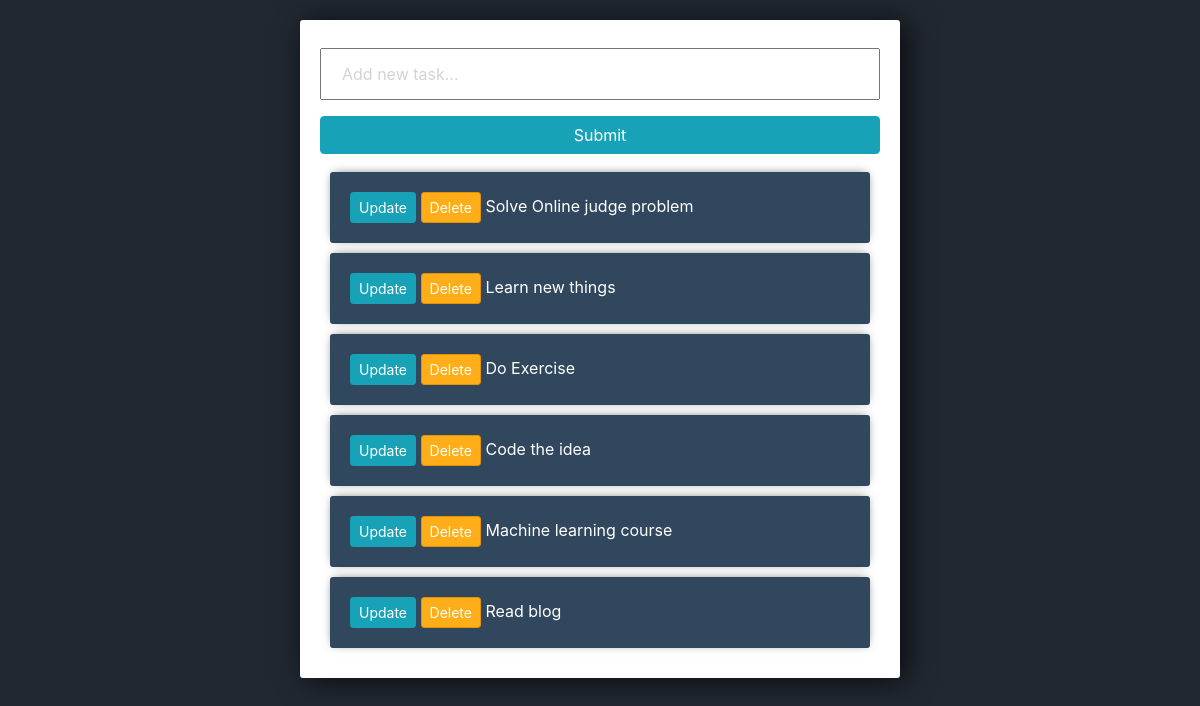
Before: / with the older database file.
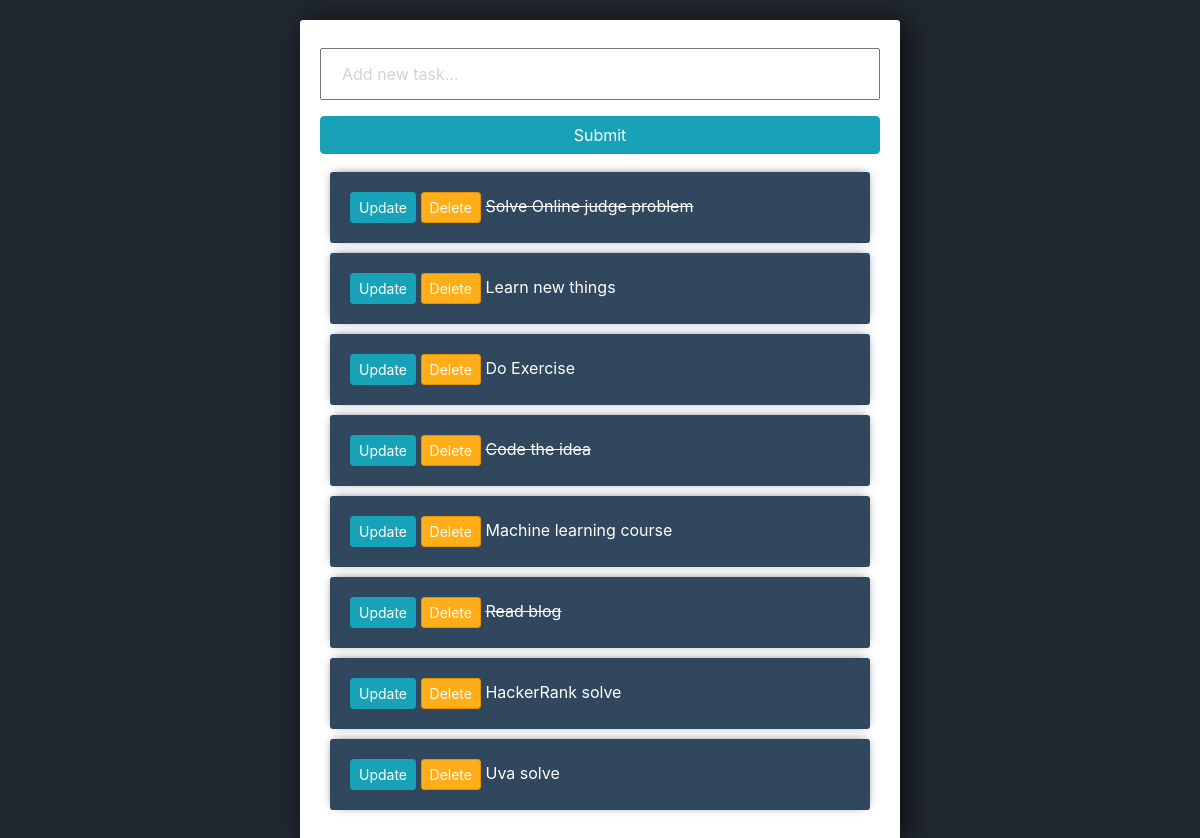
After: the same page with the newer database file.
### tasks/models.py (models this page shows)
class Task(models.Model):
    title = models.CharField(max_length=200)
    complete = models.BooleanField(default=False)
    created = models.DateTimeField(auto_now_add=True)
    def __str__(self):
        return self.title

### tasks/views.py (the view)
# urls.py: path('', views.index, name='task_home'),
def index(request):
	tasks = Task.objects.all()
	form = TaskForm()
	if request.method =='POST':
		form = TaskForm(request.POST)
		if form.is_valid():
			form.save()
		return redirect('/')
	context = {'tasks':tasks, 'form':form}
	return render(request, 'tasks/list.html', context)

### tasks/forms.py
class TaskForm(forms.ModelForm):
	title= forms.CharField(widget= forms.TextInput(attrs={'placeholder':'Add new task...'}))
	class Meta:
		model = Task
		fields = '__all__'

### templates/tasks/list.html (shortened to what this page needs)
<!DOCTYPE html>
<html lang="en">
<head>
    <link rel="stylesheet" href="https://maxcdn.bootstrapcdn.com/bootstrap/4.0.0/css/bootstrap.min.css">
</head>
<body>
    <div class="center-column">
        <form method="POST" action="/">
            {{form.title}}
            <input class="btn btn-info" type="submit" name="Create Task">
        </form>
        <div class="todo-list">
            {% for task in tasks %}
                <div class="item-row">
                    <a class="btn btn-sm btn-info" href="{% url 'update_task' task.id %}">Update</a>
                    <a class="btn btn-sm btn-danger" href="{% url 'delete_task' task.id %}">Delete</a>
                    {% if task.complete == True %}
                        <strike>{{task}}</strike>
                    {% else %}
                        <span>{{task}}</span>
                    {% endif %}
                </div>
            {% endfor %}
        </div>
    </div>
</body>
</html>

Changed rows visible on the page:
changed Task "Solve Online judge problem": complete False → True (drawn)
changed Task "Code the idea": complete False → True (drawn)
changed Task "Read blog": complete False → True (drawn)
added Task: title "HackerRank solve"
added Task: title "Uva solve"
